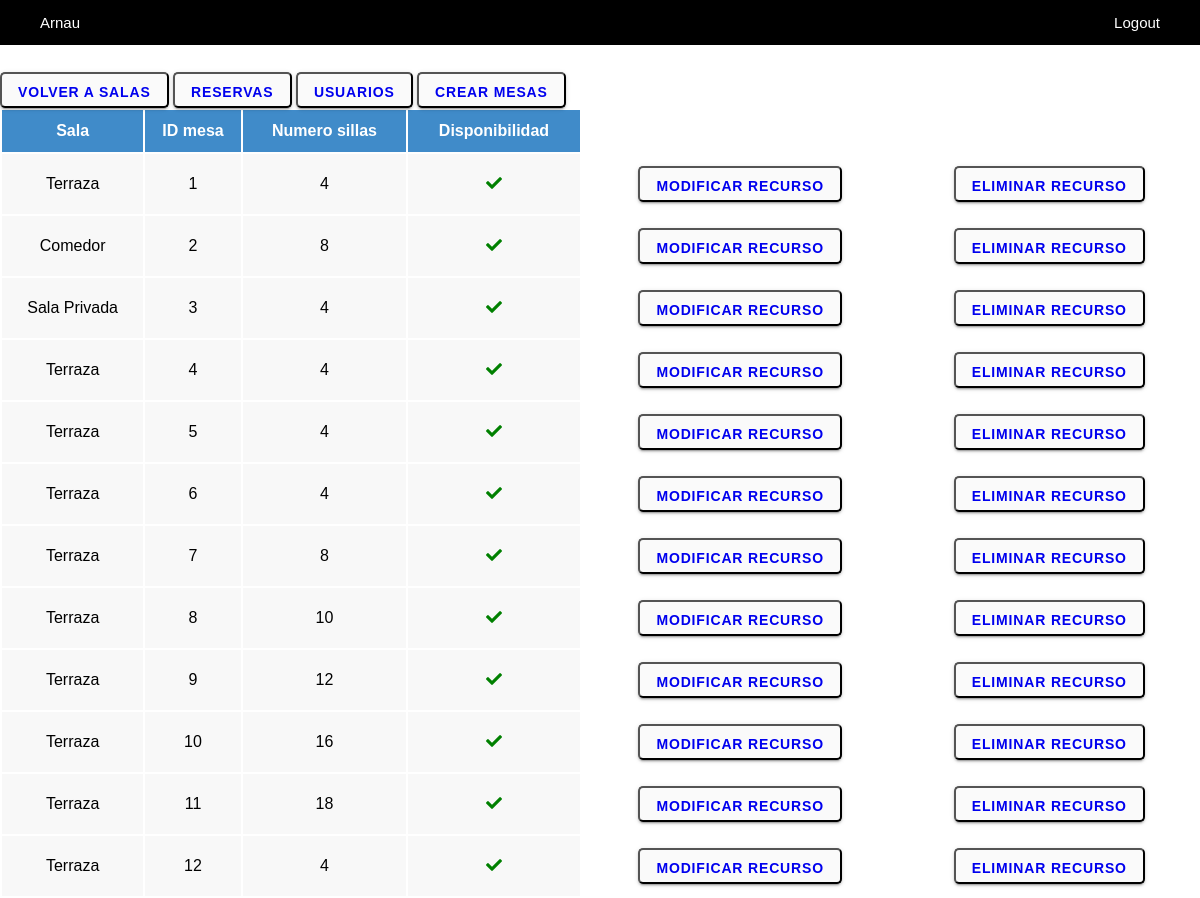
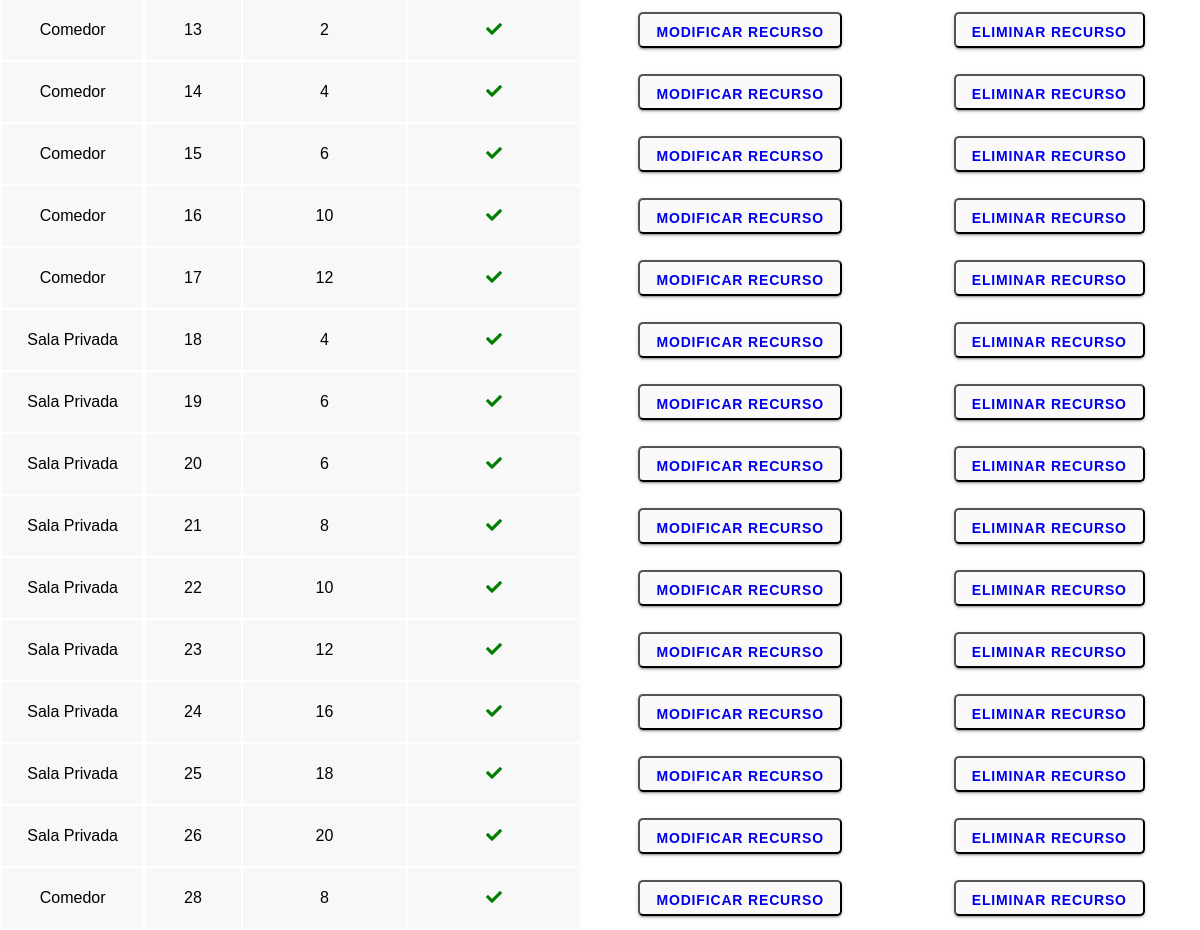
Page /view/zona.recursos.php (signed in) on the committed database (2 pictures, top to bottom).
### tables this page shows
CREATE TABLE `tbl_mesa` (
  `id_m` int(11) NOT NULL,
  `silla_m` int(11) DEFAULT NULL,
  `disponibilidad_m` enum('si','no') DEFAULT NULL,
  `id_s` int(11) DEFAULT NULL
);

CREATE TABLE `tbl_sala` (
  `id_s` int(11) NOT NULL,
  `nombre_s` varchar(45) DEFAULT NULL,
  `descripcion_s` varchar(100) DEFAULT NULL,
  `img_s` varchar(100) DEFAULT NULL,
  `disponibilidad_s` enum('si','no') DEFAULT NULL
);

### view/zona.recursos.php (the view, shortened to what this page needs)
<?php
require_once "../services/connection.php";
if ($_SESSION['email']=="") {
    header("location:login.php");
}else {
?>
<!DOCTYPE html>
<html lang="en">
<head>
    <link rel="stylesheet" type="text/css" href="../css/styles.css">
    <link rel="stylesheet" href="https://pro.fontawesome.com/releases/v5.10.0/css/all.css"/>
</head>
<body>
        <ul class="padding-lat">
            <li><a><?php echo $_SESSION["nombre"];?></a></li>
            <li class="right">
                <a href="../proceses/logout.proc.php">Logout</a>
            </li>
        </ul>
    <br><br><br><br>
    <button type="submit"><a type='button' href='zona.sala.php'>Volver a salas</a></button>
    <button type="submit"><a type='button' href='zona.reserva.php'>Reservas</a></button>
    <button type="submit"><a type='button' href='zona.usuarios.php'>Usuarios</a></button>
    <button type="submit"><a type='button' href='form.recursos.php'>Crear mesas</a></button>
    <?php
    $recursos=$pdo->prepare("SELECT m.*, s.* FROM tbl_mesa m
    INNER JOIN tbl_sala s on m.id_s=s.id_s");
    try{
        $pdo->beginTransaction();
        $recursos->execute();
        echo  "<div>";
        echo  "<table>";
        echo  "<tr>";
        echo  "<th class='blue'>Sala</th>";
        echo  "<th class='blue'>ID mesa</th>";
        echo  "<th class='blue'>Numero sillas</th>";
        echo  "<th class='blue'>Disponibilidad</th>";
        echo  "</tr>";
        foreach ($recursos as $recurso) {
            echo  "<tr>";
                echo "<td class='gris'>{$recurso['nombre_s']}</td>";
                echo "<td class='gris'>{$recurso['id_m']}</td>";
                echo "<td class='gris'>{$recurso['silla_m']}</td>";
                if ($recurso['disponibilidad_m']=="si") {
                    echo "<td class='gris'><i class='fas fa-check green'></i></td>";
                }else{
                    echo "<td class='gris'><i class='fas fa-times red'></i></td>";
                }
                echo "<td><button type='submit'><a type='button' href='mod.recursos.php?id_m={$recurso['id_m']}'>Modificar recurso</a></button></td>";
                echo "<td><button type='submit'><a type='button' href='../proceses/eliminarrecurso.php?id_m={$recurso['id_m']}'>Eliminar recurso</a></button></td>";
            echo "</tr>";
        }
        echo "</table>";
        echo "</div>";
        $pdo->commit();
    } catch (Exception $e) {
        $pdo->rollBack();
        echo "Fallo: " . $e->getMessage();
    }
    ?>
</body>
</html>
<?php
}
?>

### css/styles.css (style rules this page uses)
* { box-sizing: border-box; font-family: Arial, Helvetica, sans-serif; }
html, body { height: 100%; }
body { margin: 0; }
ul { list-style-type: none; margin: 0; padding: 0; overflow: hidden; background-color: black; position: fixed; top: 0; width: 100%; }
li { float: left; }
li a { display: block; color: white; text-align: center; padding: 14px 16px; text-decoration: none; font-size: 15px; }
.right { float: right; }
.padding-lat { padding-left: 2%; padding-right: 2%; }
table { width: 100%; }
tr { padding: 1%; text-align: center; }
th { padding: 1%; text-align: center; }
td { padding: 1%; text-align: center; }
.gris { background-color: #f8f8f8; }
.green { color: green; }
.blue { background-color: #408bc9; color: white; }
button { padding: 0 16px; border-radius: 5px; background-color: #fafafa; box-shadow: 0 3px 1px -2px rgba(0, 0, 0, 0.2), 0 2px 2px 0 rgba(0, 0, 0, 0.14), 0 1px 5px 0 rgba(0, 0, 0, 0.12); transition: background-color 15ms linear, box-shadow 280ms cubic-bezier(0.4, 0, 0.2, 1); height: 36px; line-height: 2.25rem; font-size: 0.875rem; font-weight: bold; letter-spacing: 0.06em; text-transform: uppercase; }
button a { text-decoration: none; }

### rows in the picture
tbl_mesa: id_s.nombre_s "Terraza", id_m "1", silla_m "4", disponibilidad_m "si" (drawn)
tbl_mesa: id_s.nombre_s "Comedor", id_m "2", silla_m "8", disponibilidad_m "si" (drawn)
tbl_mesa: id_s.nombre_s "Sala Privada", id_m "3", silla_m "4", disponibilidad_m "si" (drawn)
tbl_mesa: id_s.nombre_s "Terraza", id_m "4", silla_m "4", disponibilidad_m "si" (drawn)
tbl_mesa: id_s.nombre_s "Terraza", id_m "5", silla_m "4", disponibilidad_m "si" (drawn)
tbl_mesa: id_s.nombre_s "Terraza", id_m "6", silla_m "4", disponibilidad_m "si" (drawn)
tbl_mesa: id_s.nombre_s "Terraza", id_m "7", silla_m "8", disponibilidad_m "si" (drawn)
tbl_mesa: id_s.nombre_s "Terraza", id_m "8", silla_m "10", disponibilidad_m "si" (drawn)
tbl_mesa: id_s.nombre_s "Terraza", id_m "9", silla_m "12", disponibilidad_m "si" (drawn)
tbl_mesa: id_s.nombre_s "Terraza", id_m "10", silla_m "16", disponibilidad_m "si" (drawn)
tbl_mesa: id_s.nombre_s "Terraza", id_m "11", silla_m "18", disponibilidad_m "si" (drawn)
tbl_mesa: id_s.nombre_s "Terraza", id_m "12", silla_m "4", disponibilidad_m "si" (drawn)
tbl_mesa: id_s.nombre_s "Comedor", id_m "13", silla_m "2", disponibilidad_m "si" (drawn)
tbl_mesa: id_s.nombre_s "Comedor", id_m "14", silla_m "4", disponibilidad_m "si" (drawn)
tbl_mesa: id_s.nombre_s "Comedor", id_m "15", silla_m "6", disponibilidad_m "si" (drawn)
tbl_mesa: id_s.nombre_s "Comedor", id_m "16", silla_m "10", disponibilidad_m "si" (drawn)
tbl_mesa: id_s.nombre_s "Comedor", id_m "17", silla_m "12", disponibilidad_m "si" (drawn)
tbl_mesa: id_s.nombre_s "Sala Privada", id_m "18", silla_m "4", disponibilidad_m "si" (drawn)
tbl_mesa: id_s.nombre_s "Sala Privada", id_m "19", silla_m "6", disponibilidad_m "si" (drawn)
tbl_mesa: id_s.nombre_s "Sala Privada", id_m "20", silla_m "6", disponibilidad_m "si" (drawn)
tbl_mesa: id_s.nombre_s "Sala Privada", id_m "21", silla_m "8", disponibilidad_m "si" (drawn)
tbl_mesa: id_s.nombre_s "Sala Privada", id_m "22", silla_m "10", disponibilidad_m "si" (drawn)
tbl_mesa: id_s.nombre_s "Sala Privada", id_m "23", silla_m "12", disponibilidad_m "si" (drawn)
tbl_mesa: id_s.nombre_s "Sala Privada", id_m "24", silla_m "16", disponibilidad_m "si" (drawn)
tbl_mesa: id_s.nombre_s "Sala Privada", id_m "25", silla_m "18", disponibilidad_m "si" (drawn)
tbl_mesa: id_s.nombre_s "Sala Privada", id_m "26", silla_m "20", disponibilidad_m "si" (drawn)
tbl_mesa: id_s.nombre_s "Comedor", id_m "28", silla_m "8", disponibilidad_m "si" (drawn)

### other values in the picture
$_SESSION["nombre"] "Arnau"
